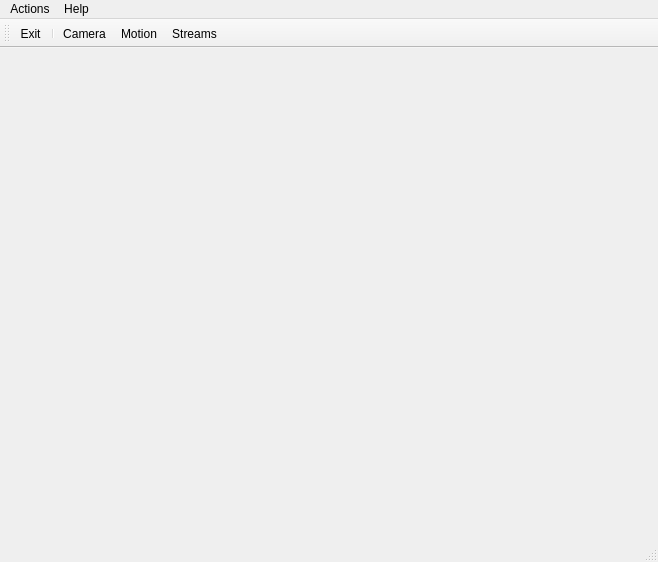
<?xml version="1.0" encoding="UTF-8"?>
<ui version="4.0">
 <class>SyntroBSDCamClass</class>
 <widget class="QMainWindow" name="SyntroBSDCamClass">
  <property name="geometry">
   <rect>
    <x>0</x>
    <y>0</y>
    <width>658</width>
    <height>562</height>
   </rect>
  </property>
  <property name="minimumSize">
   <size>
    <width>0</width>
    <height>0</height>
   </size>
  </property>
  <property name="windowTitle">
   <string>SyntroCam</string>
  </property>
  <widget class="QWidget" name="centralWidget">
   <property name="minimumSize">
    <size>
     <width>400</width>
     <height>300</height>
    </size>
   </property>
  </widget>
  <widget class="QMenuBar" name="menuBar">
   <property name="geometry">
    <rect>
     <x>0</x>
     <y>0</y>
     <width>658</width>
     <height>25</height>
    </rect>
   </property>
   <widget class="QMenu" name="menuHelp">
    <property name="title">
     <string>Help</string>
    </property>
    <addaction name="actionAbout"/>
   </widget>
   <widget class="QMenu" name="menuActions">
    <property name="title">
     <string>Actions</string>
    </property>
    <addaction name="actionBasicSetup"/>
    <addaction name="actionConfigureCamera"/>
    <addaction name="actionConfigureMotion"/>
    <addaction name="actionConfigureStreams"/>
    <addaction name="actionExit"/>
   </widget>
   <addaction name="menuActions"/>
   <addaction name="menuHelp"/>
  </widget>
  <widget class="QStatusBar" name="statusBar"/>
  <widget class="QToolBar" name="toolBar">
   <property name="windowTitle">
    <string>toolBar</string>
   </property>
   <attribute name="toolBarArea">
    <enum>TopToolBarArea</enum>
   </attribute>
   <attribute name="toolBarBreak">
    <bool>false</bool>
   </attribute>
   <addaction name="actionExit"/>
   <addaction name="separator"/>
   <addaction name="actionConfigureCamera"/>
   <addaction name="actionConfigureMotion"/>
   <addaction name="actionConfigureStreams"/>
  </widget>
  <action name="actionStartCapture">
   <property name="text">
    <string>Start Capture</string>
   </property>
   <property name="iconText">
    <string>Start</string>
   </property>
   <property name="toolTip">
    <string>Start video capture</string>
   </property>
   <property name="iconVisibleInMenu">
    <bool>false</bool>
   </property>
  </action>
  <action name="actionStopCapture">
   <property name="text">
    <string>Stop Capture</string>
   </property>
   <property name="iconText">
    <string>Stop</string>
   </property>
   <property name="toolTip">
    <string>Stop video capture</string>
   </property>
   <property name="iconVisibleInMenu">
    <bool>false</bool>
   </property>
  </action>
  <action name="actionScaleImage">
   <property name="checkable">
    <bool>true</bool>
   </property>
   <property name="checked">
    <bool>true</bool>
   </property>
   <property name="text">
    <string>Scale Image</string>
   </property>
   <property name="iconVisibleInMenu">
    <bool>false</bool>
   </property>
  </action>
  <action name="actionAbout">
   <property name="text">
    <string>About</string>
   </property>
  </action>
  <action name="actionBasicSetup">
   <property name="text">
    <string>Basic setup</string>
   </property>
  </action>
  <action name="actionConfigureCamera">
   <property name="text">
    <string>Camera setup</string>
   </property>
   <property name="iconText">
    <string>Camera</string>
   </property>
   <property name="menuRole">
    <enum>QAction::TextHeuristicRole</enum>
   </property>
  </action>
  <action name="actionConfigureStreams">
   <property name="text">
    <string>Streams setup</string>
   </property>
   <property name="iconText">
    <string>Streams</string>
   </property>
  </action>
  <action name="actionExit">
   <property name="text">
    <string>Exit</string>
   </property>
  </action>
  <action name="actionConfigureMotion">
   <property name="text">
    <string>Motion detection setup</string>
   </property>
   <property name="iconText">
    <string>Motion</string>
   </property>
  </action>
 </widget>
 <layoutdefault spacing="6" margin="11"/>
 <resources/>
 <connections/>
</ui>
